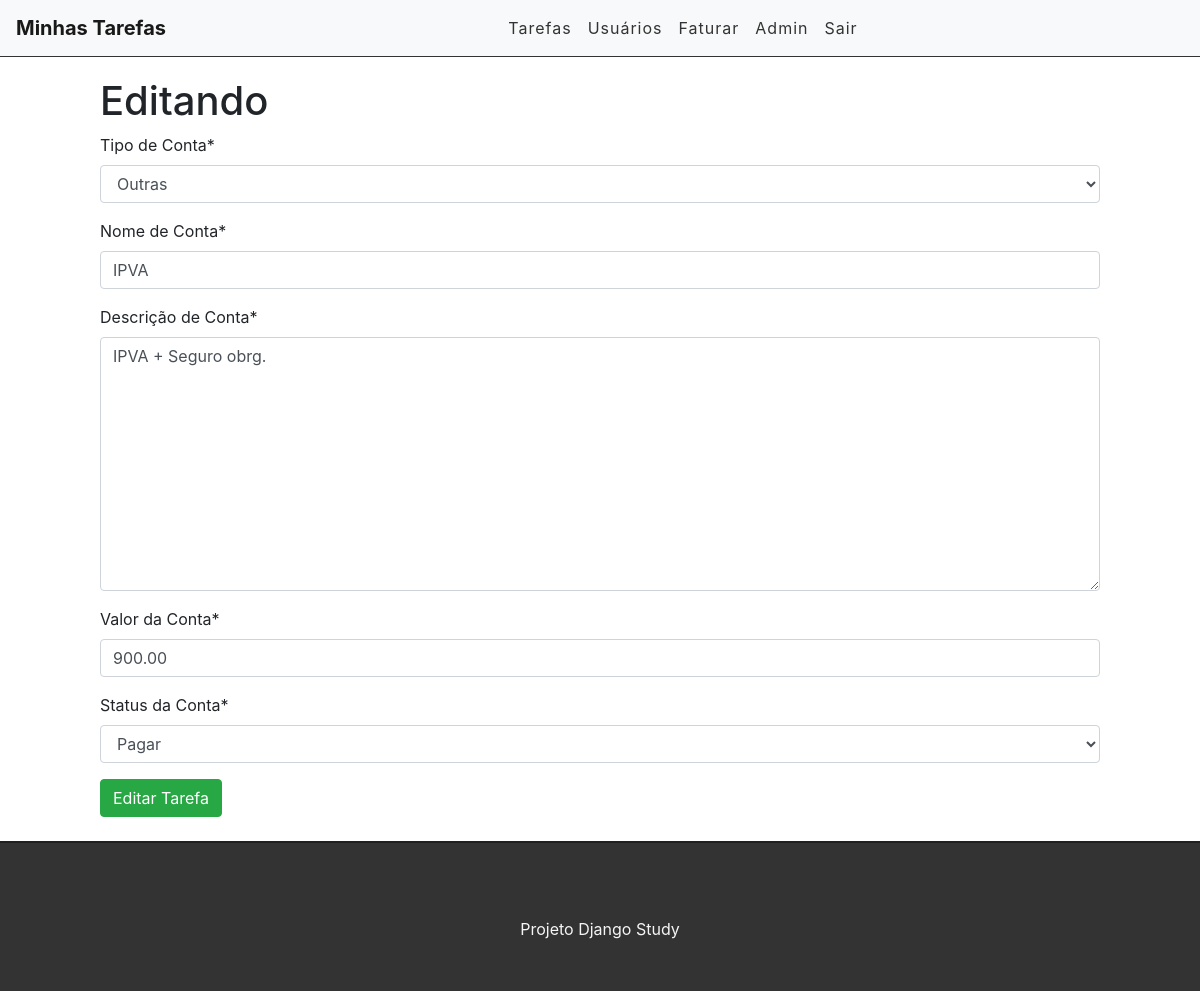
Screenshot of /edittask/13 (signed in) with the database file from the repository.
### conta/models.py (models this page shows, shortened)
class Task(models.Model):
    STATUS = (
        ('Pago', 'Pago'),
        ('Pagar', 'Pagar'),
    )
    type_task = models.ForeignKey(TypeTask, verbose_name='Tipo de Conta', on_delete=models.CASCADE)
    name = models.CharField(verbose_name='Nome de Conta', max_length=255)
    description = models.TextField(verbose_name='Descrição de Conta', null=False)
    varcont = models.DecimalField(verbose_name='Valor da Conta', max_digits=5, decimal_places=2)
    done = models.CharField(verbose_name='Status da Conta', max_length=7,choices=STATUS,)
    create_at = models.DateTimeField(auto_now_add=True)
    update_at = models.DateTimeField(auto_now=True)

### conta/views.py (the view)
# urls.py: path('edittask/<int:id>', views.editTask, name='edit-task'),
@login_required
def editTask(request, id):
    task = get_object_or_404(Task, pk=id)
    form = TaskForm(instance=task)
    if request.method == 'POST':
        form = TaskForm(request.POST, instance=task)
        if form.is_valid():
            task.save()
            return redirect('/')
        else:
            return render(request, 'conta/edittask.html', {'form': form, 'task': task})
    else:
        return render(request, 'conta/edittask.html', {'form': form, 'task': task})

### conta/forms.py
class TaskForm(forms.ModelForm):
    class Meta:
        model = Task
        fields = ('type_task','name','description','varcont','done')

### conta/models.py (called while the page is built)
    def __str__(self):
        return self.name_type

### conta/templates/conta/edittask.html (shortened to what this page needs)
{% extends 'base.html' %}
{% load crispy_forms_tags %}
{% block content %}
<div class="offset-1 col-10 list-div">
    <h1>Editando {{  task.title }}</h1>
    <form method="POST">
        {{form|crispy}}
        <input type="submit" class="btn btn-success" value="Editar Tarefa">
    </form>
</div>
<br>
{% endblock %}

### conta/static/css/styles.css (style rules this page uses)
.list-div { padding: 0; }

### rows the page displays
Task: type_task "Outras", name "IPVA", description "IPVA + Seguro obrg.", varcont "900.00", done "Pagar"
